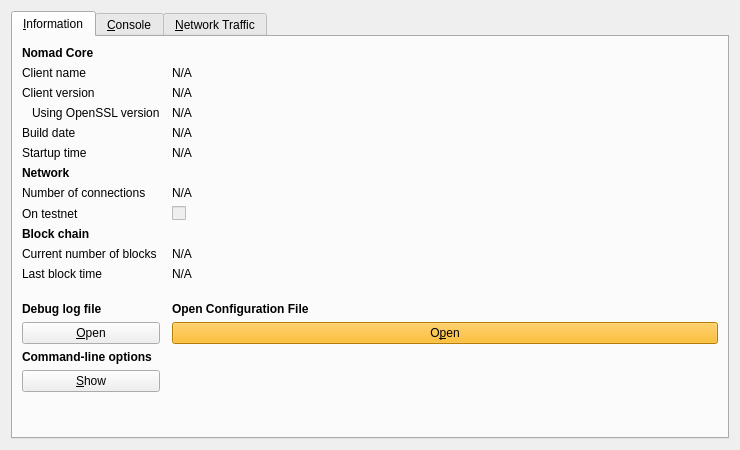
<?xml version="1.0" encoding="UTF-8"?>
<ui version="4.0">
 <class>RPCConsole</class>
 <widget class="QDialog" name="RPCConsole">
  <property name="geometry">
   <rect>
    <x>0</x>
    <y>0</y>
    <width>740</width>
    <height>450</height>
   </rect>
  </property>
  <property name="windowTitle">
   <string>Nomad - Debug window</string>
  </property>
  <layout class="QVBoxLayout" name="verticalLayout_2">
   <item>
    <widget class="QTabWidget" name="tabWidget">
     <property name="currentIndex">
      <number>0</number>
     </property>
     <widget class="QWidget" name="tab_info">
      <attribute name="title">
       <string>&amp;Information</string>
      </attribute>
      <layout class="QGridLayout" name="gridLayout" columnstretch="0,1">
       <property name="horizontalSpacing">
        <number>12</number>
       </property>
       <item row="0" column="0">
        <widget class="QLabel" name="label_9">
         <property name="font">
          <font>
           <weight>75</weight>
           <bold>true</bold>
          </font>
         </property>
         <property name="text">
          <string>Nomad Core</string>
         </property>
        </widget>
       </item>
       <item row="1" column="0">
        <widget class="QLabel" name="label_5">
         <property name="text">
          <string>Client name</string>
         </property>
        </widget>
       </item>
       <item row="1" column="1">
        <widget class="QLabel" name="clientName">
         <property name="cursor">
          <cursorShape>IBeamCursor</cursorShape>
         </property>
         <property name="text">
          <string>N/A</string>
         </property>
         <property name="textFormat">
          <enum>Qt::PlainText</enum>
         </property>
         <property name="textInteractionFlags">
          <set>Qt::LinksAccessibleByMouse|Qt::TextSelectableByKeyboard|Qt::TextSelectableByMouse</set>
         </property>
        </widget>
       </item>
       <item row="2" column="0">
        <widget class="QLabel" name="label_6">
         <property name="text">
          <string>Client version</string>
         </property>
        </widget>
       </item>
       <item row="2" column="1">
        <widget class="QLabel" name="clientVersion">
         <property name="cursor">
          <cursorShape>IBeamCursor</cursorShape>
         </property>
         <property name="text">
          <string>N/A</string>
         </property>
         <property name="textFormat">
          <enum>Qt::PlainText</enum>
         </property>
         <property name="textInteractionFlags">
          <set>Qt::LinksAccessibleByMouse|Qt::TextSelectableByKeyboard|Qt::TextSelectableByMouse</set>
         </property>
        </widget>
       </item>
       <item row="3" column="0">
        <widget class="QLabel" name="label_14">
         <property name="text">
          <string>Using OpenSSL version</string>
         </property>
         <property name="indent">
          <number>10</number>
         </property>
        </widget>
       </item>
       <item row="3" column="1">
        <widget class="QLabel" name="openSSLVersion">
         <property name="cursor">
          <cursorShape>IBeamCursor</cursorShape>
         </property>
         <property name="text">
          <string>N/A</string>
         </property>
         <property name="textFormat">
          <enum>Qt::PlainText</enum>
         </property>
         <property name="textInteractionFlags">
          <set>Qt::LinksAccessibleByMouse|Qt::TextSelectableByKeyboard|Qt::TextSelectableByMouse</set>
         </property>
        </widget>
       </item>
       <item row="4" column="0">
        <widget class="QLabel" name="label_12">
         <property name="text">
          <string>Build date</string>
         </property>
        </widget>
       </item>
       <item row="4" column="1">
        <widget class="QLabel" name="buildDate">
         <property name="cursor">
          <cursorShape>IBeamCursor</cursorShape>
         </property>
         <property name="text">
          <string>N/A</string>
         </property>
         <property name="textFormat">
          <enum>Qt::PlainText</enum>
         </property>
         <property name="textInteractionFlags">
          <set>Qt::LinksAccessibleByMouse|Qt::TextSelectableByKeyboard|Qt::TextSelectableByMouse</set>
         </property>
        </widget>
       </item>
       <item row="5" column="0">
        <widget class="QLabel" name="label_13">
         <property name="text">
          <string>Startup time</string>
         </property>
        </widget>
       </item>
       <item row="5" column="1">
        <widget class="QLabel" name="startupTime">
         <property name="cursor">
          <cursorShape>IBeamCursor</cursorShape>
         </property>
         <property name="text">
          <string>N/A</string>
         </property>
         <property name="textFormat">
          <enum>Qt::PlainText</enum>
         </property>
         <property name="textInteractionFlags">
          <set>Qt::LinksAccessibleByMouse|Qt::TextSelectableByKeyboard|Qt::TextSelectableByMouse</set>
         </property>
        </widget>
       </item>
       <item row="6" column="0">
        <widget class="QLabel" name="label_11">
         <property name="font">
          <font>
           <weight>75</weight>
           <bold>true</bold>
          </font>
         </property>
         <property name="text">
          <string>Network</string>
         </property>
        </widget>
       </item>
       <item row="7" column="0">
        <widget class="QLabel" name="label_7">
         <property name="text">
          <string>Number of connections</string>
         </property>
        </widget>
       </item>
       <item row="7" column="1">
        <widget class="QLabel" name="numberOfConnections">
         <property name="cursor">
          <cursorShape>IBeamCursor</cursorShape>
         </property>
         <property name="text">
          <string>N/A</string>
         </property>
         <property name="textFormat">
          <enum>Qt::PlainText</enum>
         </property>
         <property name="textInteractionFlags">
          <set>Qt::LinksAccessibleByMouse|Qt::TextSelectableByKeyboard|Qt::TextSelectableByMouse</set>
         </property>
        </widget>
       </item>
       <item row="8" column="0">
        <widget class="QLabel" name="label_8">
         <property name="text">
          <string>On testnet</string>
         </property>
        </widget>
       </item>
       <item row="8" column="1">
        <widget class="QCheckBox" name="isTestNet">
         <property name="enabled">
          <bool>false</bool>
         </property>
         <property name="text">
          <string/>
         </property>
        </widget>
       </item>
       <item row="9" column="0">
        <widget class="QLabel" name="label_10">
         <property name="font">
          <font>
           <weight>75</weight>
           <bold>true</bold>
          </font>
         </property>
         <property name="text">
          <string>Block chain</string>
         </property>
        </widget>
       </item>
       <item row="10" column="0">
        <widget class="QLabel" name="label_3">
         <property name="text">
          <string>Current number of blocks</string>
         </property>
        </widget>
       </item>
       <item row="10" column="1">
        <widget class="QLabel" name="numberOfBlocks">
         <property name="cursor">
          <cursorShape>IBeamCursor</cursorShape>
         </property>
         <property name="text">
          <string>N/A</string>
         </property>
         <property name="textFormat">
          <enum>Qt::PlainText</enum>
         </property>
         <property name="textInteractionFlags">
          <set>Qt::LinksAccessibleByMouse|Qt::TextSelectableByKeyboard|Qt::TextSelectableByMouse</set>
         </property>
        </widget>
       </item>
       <item row="11" column="0">
        <widget class="QLabel" name="label_2">
         <property name="text">
          <string>Last block time</string>
         </property>
        </widget>
       </item>
       <item row="11" column="1">
        <widget class="QLabel" name="lastBlockTime">
         <property name="cursor">
          <cursorShape>IBeamCursor</cursorShape>
         </property>
         <property name="text">
          <string>N/A</string>
         </property>
         <property name="textFormat">
          <enum>Qt::PlainText</enum>
         </property>
         <property name="textInteractionFlags">
          <set>Qt::LinksAccessibleByMouse|Qt::TextSelectableByKeyboard|Qt::TextSelectableByMouse</set>
         </property>
        </widget>
       </item>
       <item row="12" column="0">
        <spacer name="verticalSpacer_2">
         <property name="orientation">
          <enum>Qt::Vertical</enum>
         </property>
         <property name="sizeHint" stdset="0">
          <size>
           <width>20</width>
           <height>20</height>
          </size>
         </property>
        </spacer>
       </item>
       <item row="13" column="0">
        <widget class="QLabel" name="labelDebugLogfile">
         <property name="font">
          <font>
           <weight>75</weight>
           <bold>true</bold>
          </font>
         </property>
         <property name="text">
          <string>Debug log file</string>
         </property>
        </widget>
       </item>
       <item row="13" column="1">
        <widget class="QLabel" name="labelConfigFile">
         <property name="text">
          <string>&lt;html&gt;&lt;head/&gt;&lt;body&gt;&lt;p&gt;&lt;span style=&quot; font-weight:600;&quot;&gt;Open Configuration File&lt;/span&gt;&lt;/p&gt;&lt;/body&gt;&lt;/html&gt;</string>
         </property>
        </widget>
       </item>
       <item row="14" column="0">
        <widget class="QPushButton" name="openDebugLogfileButton">
         <property name="toolTip">
          <string>Open the Nomad debug log file from the current data directory. This can take a few seconds for large log files.</string>
         </property>
         <property name="text">
          <string>&amp;Open</string>
         </property>
         <property name="autoDefault">
          <bool>false</bool>
         </property>
        </widget>
       </item>
<item row="14" column="1">
        <widget class="QPushButton" name="openConfigurationfileButton">
         <property name="toolTip">
          <string>Open the Nomad configuration file from the current data directory.</string>
         </property>
         <property name="styleSheet">
          <string notr="true">background-color: rgb(255, 175, 0);</string>
         </property>
         <property name="text">
          <string>O&amp;pen</string>
         </property>
         <property name="autoDefault">
          <bool>false</bool>
         </property>
        </widget>
       </item>
       <item row="15" column="0">
        <widget class="QLabel" name="labelCLOptions">
         <property name="font">
          <font>
           <weight>75</weight>
           <bold>true</bold>
          </font>
         </property>
         <property name="text">
          <string>Command-line options</string>
         </property>
        </widget>
       </item>
       <item row="16" column="0">
        <widget class="QPushButton" name="showCLOptionsButton">
         <property name="toolTip">
          <string>Show the Nomad-Qt help message to get a list with possible Nomad command-line options.</string>
         </property>
         <property name="text">
          <string>&amp;Show</string>
         </property>
         <property name="autoDefault">
          <bool>false</bool>
         </property>
        </widget>
       </item>
       <item row="17" column="0">
        <spacer name="verticalSpacer">
         <property name="orientation">
          <enum>Qt::Vertical</enum>
         </property>
         <property name="sizeHint" stdset="0">
          <size>
           <width>20</width>
           <height>40</height>
          </size>
         </property>
        </spacer>
       </item>
      </layout>
     </widget>
     <widget class="QWidget" name="tab_console">
      <attribute name="title">
       <string>&amp;Console</string>
      </attribute>
      <layout class="QVBoxLayout" name="verticalLayout_3">
       <property name="spacing">
        <number>3</number>
       </property>
       <item>
        <widget class="QTextEdit" name="messagesWidget">
         <property name="minimumSize">
          <size>
           <width>0</width>
           <height>100</height>
          </size>
         </property>
         <property name="readOnly">
          <bool>true</bool>
         </property>
         <property name="tabKeyNavigation" stdset="0">
          <bool>false</bool>
         </property>
         <property name="columnCount" stdset="0">
          <number>2</number>
         </property>
        </widget>
       </item>
       <item>
        <layout class="QHBoxLayout" name="horizontalLayout">
         <property name="spacing">
          <number>3</number>
         </property>
         <item>
          <widget class="QLabel" name="label">
           <property name="text">
            <string notr="true">&gt;</string>
           </property>
          </widget>
         </item>
         <item>
          <widget class="QLineEdit" name="lineEdit"/>
         </item>
         <item>
          <widget class="QPushButton" name="clearButton">
           <property name="maximumSize">
            <size>
             <width>24</width>
             <height>24</height>
            </size>
           </property>
           <property name="toolTip">
            <string>Clear console</string>
           </property>
           <property name="text">
            <string/>
           </property>
           <property name="icon">
            <iconset resource="../nomad.qrc">
             <normaloff>:/icons/remove</normaloff>:/icons/remove</iconset>
           </property>
           <property name="shortcut">
            <string notr="true">Ctrl+L</string>
           </property>
           <property name="autoDefault">
            <bool>false</bool>
           </property>
          </widget>
         </item>
        </layout>
       </item>
      </layout>
     </widget>
     <widget class="QWidget" name="tab">
      <attribute name="title">
       <string>&amp;Network Traffic</string>
      </attribute>
      <layout class="QHBoxLayout" name="horizontalLayout_3">
       <item>
        <layout class="QVBoxLayout" name="verticalLayout_4">
         <item>
          <widget class="TrafficGraphWidget" name="trafficGraph" native="true">
           <property name="sizePolicy">
            <sizepolicy hsizetype="Expanding" vsizetype="Expanding">
             <horstretch>0</horstretch>
             <verstretch>0</verstretch>
            </sizepolicy>
           </property>
          </widget>
         </item>
         <item>
          <layout class="QHBoxLayout" name="horizontalLayout_2">
           <item>
            <widget class="QSlider" name="sldGraphRange">
             <property name="minimum">
              <number>1</number>
             </property>
             <property name="maximum">
              <number>288</number>
             </property>
             <property name="pageStep">
              <number>12</number>
             </property>
             <property name="value">
              <number>6</number>
             </property>
             <property name="orientation">
              <enum>Qt::Horizontal</enum>
             </property>
            </widget>
           </item>
           <item>
            <widget class="QLabel" name="lblGraphRange">
             <property name="minimumSize">
              <size>
               <width>100</width>
               <height>0</height>
              </size>
             </property>
             <property name="alignment">
              <set>Qt::AlignCenter</set>
             </property>
            </widget>
           </item>
           <item>
            <widget class="QPushButton" name="btnClearTrafficGraph">
             <property name="text">
              <string>&amp;Clear</string>
             </property>
            </widget>
           </item>
          </layout>
         </item>
        </layout>
       </item>
       <item>
        <layout class="QVBoxLayout" name="verticalLayout">
         <item>
          <widget class="QGroupBox" name="groupBox">
           <property name="title">
            <string>Totals</string>
           </property>
           <layout class="QVBoxLayout" name="verticalLayout_5">
            <item>
             <layout class="QHBoxLayout" name="horizontalLayout_4">
              <item>
               <widget class="Line" name="line">
                <property name="sizePolicy">
                 <sizepolicy hsizetype="Fixed" vsizetype="Fixed">
                  <horstretch>0</horstretch>
                  <verstretch>0</verstretch>
                 </sizepolicy>
                </property>
                <property name="minimumSize">
                 <size>
                  <width>10</width>
                  <height>0</height>
                 </size>
                </property>
                <property name="palette">
                 <palette>
                  <active>
                   <colorrole role="Light">
                    <brush brushstyle="SolidPattern">
                     <color alpha="255">
                      <red>0</red>
                      <green>255</green>
                      <blue>0</blue>
                     </color>
                    </brush>
                   </colorrole>
                  </active>
                  <inactive>
                   <colorrole role="Light">
                    <brush brushstyle="SolidPattern">
                     <color alpha="255">
                      <red>0</red>
                      <green>255</green>
                      <blue>0</blue>
                     </color>
                    </brush>
                   </colorrole>
                  </inactive>
                  <disabled>
                   <colorrole role="Light">
                    <brush brushstyle="SolidPattern">
                     <color alpha="255">
                      <red>0</red>
                      <green>255</green>
                      <blue>0</blue>
                     </color>
                    </brush>
                   </colorrole>
                  </disabled>
                 </palette>
                </property>
                <property name="orientation">
                 <enum>Qt::Horizontal</enum>
                </property>
               </widget>
              </item>
              <item>
               <widget class="QLabel" name="label_16">
                <property name="text">
                 <string>In:</string>
                </property>
               </widget>
              </item>
              <item>
               <widget class="QLabel" name="lblBytesIn">
                <property name="minimumSize">
                 <size>
                  <width>50</width>
                  <height>0</height>
                 </size>
                </property>
                <property name="alignment">
                 <set>Qt::AlignRight|Qt::AlignTrailing|Qt::AlignVCenter</set>
                </property>
               </widget>
              </item>
             </layout>
            </item>
            <item>
             <layout class="QHBoxLayout" name="horizontalLayout_5">
              <item>
               <widget class="Line" name="line_2">
                <property name="sizePolicy">
                 <sizepolicy hsizetype="Fixed" vsizetype="Fixed">
                  <horstretch>0</horstretch>
                  <verstretch>0</verstretch>
                 </sizepolicy>
                </property>
                <property name="minimumSize">
                 <size>
                  <width>10</width>
                  <height>0</height>
                 </size>
                </property>
                <property name="palette">
                 <palette>
                  <active>
                   <colorrole role="Light">
                    <brush brushstyle="SolidPattern">
                     <color alpha="255">
                      <red>255</red>
                      <green>0</green>
                      <blue>0</blue>
                     </color>
                    </brush>
                   </colorrole>
                  </active>
                  <inactive>
                   <colorrole role="Light">
                    <brush brushstyle="SolidPattern">
                     <color alpha="255">
                      <red>255</red>
                      <green>0</green>
                      <blue>0</blue>
                     </color>
                    </brush>
                   </colorrole>
                  </inactive>
                  <disabled>
                   <colorrole role="Light">
                    <brush brushstyle="SolidPattern">
                     <color alpha="255">
                      <red>255</red>
                      <green>0</green>
                      <blue>0</blue>
                     </color>
                    </brush>
                   </colorrole>
                  </disabled>
                 </palette>
                </property>
                <property name="orientation">
                 <enum>Qt::Horizontal</enum>
                </property>
               </widget>
              </item>
              <item>
               <widget class="QLabel" name="label_17">
                <property name="text">
                 <string>Out:</string>
                </property>
               </widget>
              </item>
              <item>
               <widget class="QLabel" name="lblBytesOut">
                <property name="minimumSize">
                 <size>
                  <width>50</width>
                  <height>0</height>
                 </size>
                </property>
                <property name="alignment">
                 <set>Qt::AlignRight|Qt::AlignTrailing|Qt::AlignVCenter</set>
                </property>
               </widget>
              </item>
             </layout>
            </item>
            <item>
             <spacer name="verticalSpacer_4">
              <property name="orientation">
               <enum>Qt::Vertical</enum>
              </property>
              <property name="sizeHint" stdset="0">
               <size>
                <width>20</width>
                <height>407</height>
               </size>
              </property>
             </spacer>
            </item>
           </layout>
          </widget>
         </item>
        </layout>
       </item>
      </layout>
     </widget>
    </widget>
   </item>
  </layout>
 </widget>
 <customwidgets>
  <customwidget>
   <class>TrafficGraphWidget</class>
   <extends>QWidget</extends>
   <header>trafficgraphwidget.h</header>
   <container>1</container>
   <slots>
    <slot>clear()</slot>
   </slots>
  </customwidget>
 </customwidgets>
 <resources>
  <include location="../nomad.qrc"/>
 </resources>
 <connections/>
</ui>
